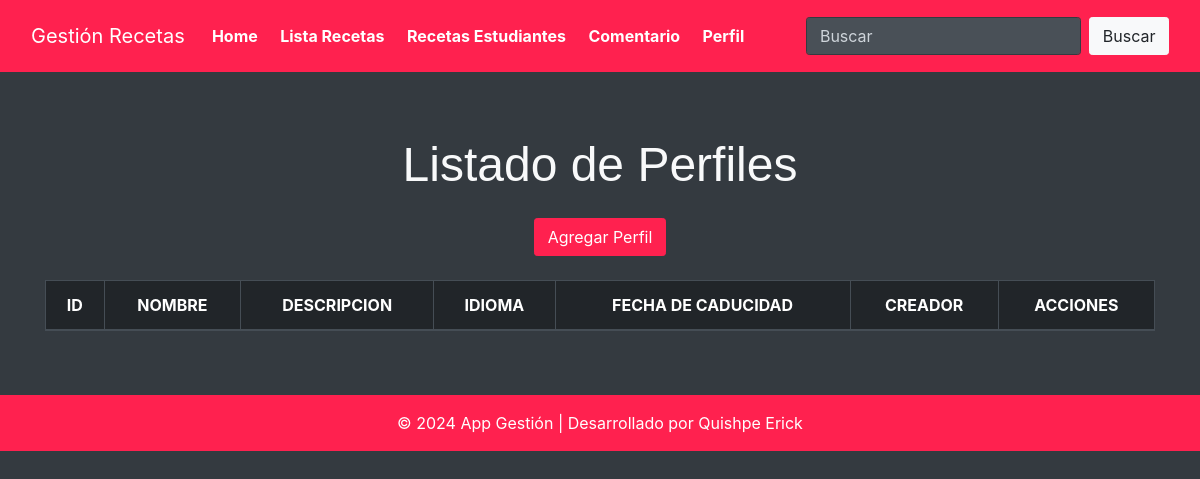
The app's page /listado_perfil/, older data.
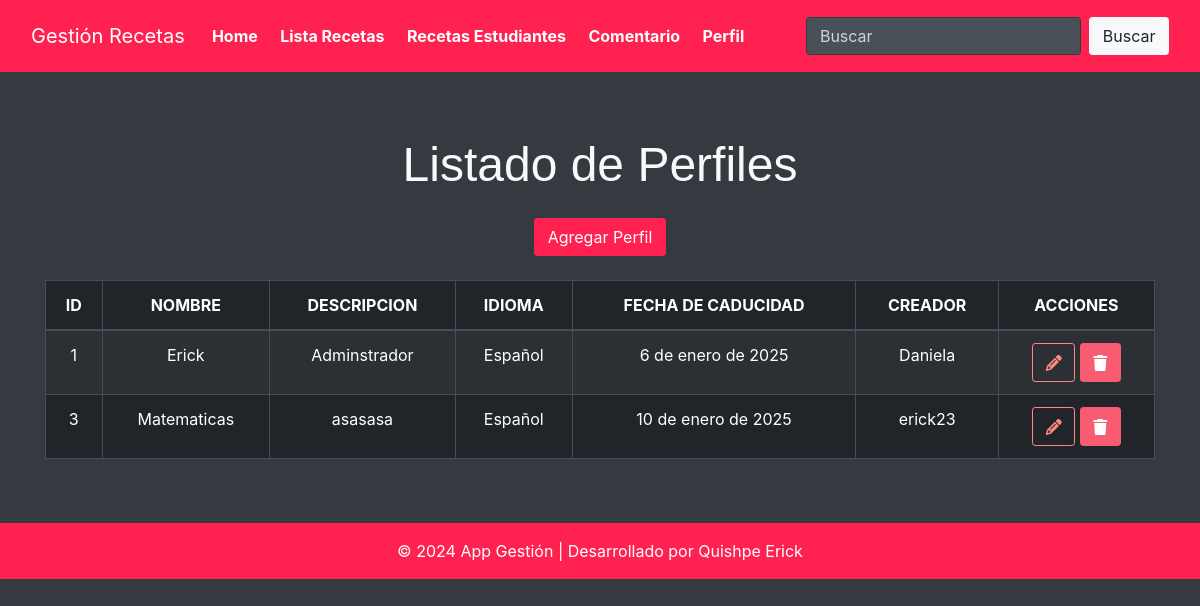
The same page, newer data.
### Aplicaciones/Recetas/models.py (models this page shows)
class Perfil(models.Model):
    id = models.AutoField(primary_key=True)
    nombre = models.CharField(max_length=255)
    descripcion=models.TextField()
    idioma=models.CharField(max_length=50)
    fecha_caducidad=models.DateField()
    creador=models.CharField(max_length=255)

### Aplicaciones/Recetas/views.py (the view, shortened to what this page needs)
# urls.py: path('listado_perfil/', views.listado_perfil, name='listado_perfil'),
def listado_perfil(request):
    busqueda = request.POST.get("buscar")
    perfilBdd = Perfil.objects.all()
    return render(request, 'listado_perfil.html', {'perfiles': perfilBdd})

### Aplicaciones/Recetas/templates/listado_perfil.html (shortened to what this page needs)
{% extends "./plantilla.html" %}
{% block contenido %}
{% load static %}
<div class="container mt-5">
    <div class="row">
        <div class="col-12 text-center">
           <br> <h1 class="mb-4">Listado de Perfiles</h1>
            <a href="/crear_perfil/" class="btn btn-primary mb-4">Agregar Perfil</a>
        </div>
    </div>
    <div class="row">
        <div class="col-12">
            <table class="table table-bordered table-dark table-striped table-hover text-center"  id="tbl-perfiles">
                <thead>
                    <tr>
                        <th>ID</th>
                        <th>NOMBRE</th>
                        <th>DESCRIPCION</th>
                        <th>IDIOMA</th>
                        <th>FECHA DE CADUCIDAD</th>
                        <th>CREADOR</th>
                        <th>ACCIONES</th>
                    </tr>
                </thead>
                <tbody>
                    {% for perfil in perfiles %}
                        <tr>
                            <td>{{ perfil.id }}</td>
                            <td>{{ perfil.nombre }}</td>
                            <td>{{ perfil.descripcion }}</td>
                            <td>{{ perfil.idioma }}</td>
                            <td>{{ perfil.fecha_caducidad }}</td>
                            <td>{{ perfil.creador }}</td>
                            <td align="center">
                                <a href="/editarperfil/{{ perfil.id }}" class="btn btn-outline-warning btn-circle"> <i class="fas fa-pencil"></i></a>
                                <a href="javascript: void(0)" onclick="eliminarPerfil('/eliminar_perfil/{{ perfil.id }}');" class="btn btn-danger"><i class="fas fa-trash"></i></a>
                            </td>
                        </tr>
                    {% endfor %}
                </tbody>
            </table>
        </div>
    </div>
</div>
{% endblock %}

Row changes from the older to the newer data that the page shows:
added Perfil: id "1", nombre "Erick", descripcion "Adminstrador", idioma "Español", fecha_caducidad "6 de enero de 2025", creador "Daniela"
added Perfil: id "3", nombre "Matematicas", descripcion "asasasa", idioma "Español", fecha_caducidad "10 de enero de 2025", creador "erick23"
